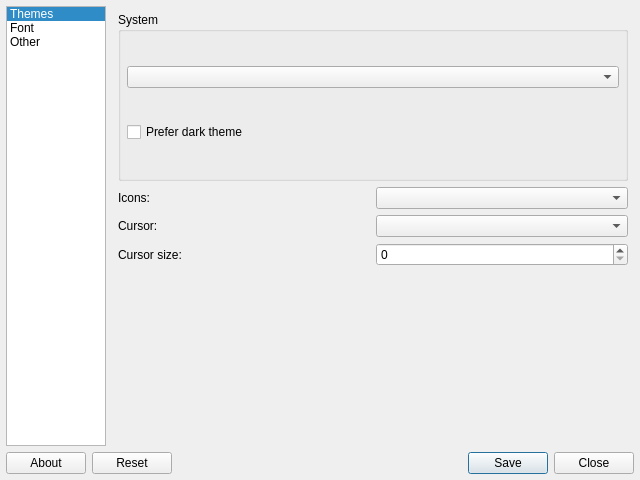
<?xml version="1.0" encoding="UTF-8"?>
<ui version="4.0">
 <class>DialogMain</class>
 <widget class="QDialog" name="DialogMain">
  <property name="geometry">
   <rect>
    <x>0</x>
    <y>0</y>
    <width>640</width>
    <height>480</height>
   </rect>
  </property>
  <layout class="QVBoxLayout" name="layout">
   <property name="leftMargin">
    <number>6</number>
   </property>
   <property name="topMargin">
    <number>6</number>
   </property>
   <property name="rightMargin">
    <number>6</number>
   </property>
   <property name="bottomMargin">
    <number>6</number>
   </property>
   <item>
    <layout class="QHBoxLayout" name="layContent">
     <property name="sizeConstraint">
      <enum>QLayout::SetDefaultConstraint</enum>
     </property>
     <item>
      <widget class="QListWidget" name="list">
       <property name="sizePolicy">
        <sizepolicy hsizetype="Preferred" vsizetype="Preferred">
         <horstretch>0</horstretch>
         <verstretch>0</verstretch>
        </sizepolicy>
       </property>
       <property name="sizeAdjustPolicy">
        <enum>QAbstractScrollArea::AdjustToContentsOnFirstShow</enum>
       </property>
       <property name="currentRow">
        <number>0</number>
       </property>
       <item>
        <property name="text">
         <string>Themes</string>
        </property>
        <property name="icon">
         <iconset theme="applications-graphics"/>
        </property>
       </item>
       <item>
        <property name="text">
         <string>Font</string>
        </property>
        <property name="icon">
         <iconset theme="preferences-desktop-font"/>
        </property>
       </item>
       <item>
        <property name="text">
         <string>Other</string>
        </property>
        <property name="icon">
         <iconset theme="preferences-desktop"/>
        </property>
       </item>
      </widget>
     </item>
     <item>
      <widget class="QStackedWidget" name="stack">
       <property name="sizePolicy">
        <sizepolicy hsizetype="Expanding" vsizetype="Preferred">
         <horstretch>0</horstretch>
         <verstretch>0</verstretch>
        </sizepolicy>
       </property>
       <property name="currentIndex">
        <number>0</number>
       </property>
       <widget class="QWidget" name="page1">
        <layout class="QGridLayout" name="layThemes">
         <property name="leftMargin">
          <number>6</number>
         </property>
         <property name="topMargin">
          <number>6</number>
         </property>
         <property name="rightMargin">
          <number>6</number>
         </property>
         <property name="bottomMargin">
          <number>6</number>
         </property>
         <item row="2" column="0">
          <widget class="QLabel" name="label_3">
           <property name="toolTip">
            <string>&lt;h3&gt;gtk-cursor-theme-name&lt;/h3&gt;
&lt;p&gt;Name of the cursor theme to use.&lt;/p&gt;
&lt;p&gt;Use NULL to use the default theme.&lt;/p&gt;
&lt;p&gt;Default value: NULL&lt;/p&gt;</string>
           </property>
           <property name="text">
            <string>Cursor:</string>
           </property>
          </widget>
         </item>
         <item row="2" column="1">
          <widget class="QComboBox" name="cbxCursorThemeName"/>
         </item>
         <item row="4" column="0" colspan="2">
          <widget class="QWidget" name="wgtPreview" native="true"/>
         </item>
         <item row="1" column="0">
          <widget class="QLabel" name="label_2">
           <property name="toolTip">
            <string>&lt;h3&gt;gtk-icon-theme-name&lt;/h3&gt;
&lt;p&gt;Name of the icon theme to use.&lt;/p&gt;
&lt;p&gt;See GtkIconTheme for details about how GTK handles icon themes.&lt;/p&gt;
&lt;p&gt;Default value: Adwaita&lt;/p&gt;</string>
           </property>
           <property name="text">
            <string>Icons:</string>
           </property>
          </widget>
         </item>
         <item row="0" column="0" colspan="2">
          <widget class="QGroupBox" name="gbxSystem">
           <property name="title">
            <string>System</string>
           </property>
           <layout class="QVBoxLayout" name="laySystem">
            <property name="leftMargin">
             <number>6</number>
            </property>
            <property name="topMargin">
             <number>6</number>
            </property>
            <property name="rightMargin">
             <number>6</number>
            </property>
            <property name="bottomMargin">
             <number>6</number>
            </property>
            <item>
             <widget class="QComboBox" name="cbxThemeName">
              <property name="sizePolicy">
               <sizepolicy hsizetype="Expanding" vsizetype="Fixed">
                <horstretch>0</horstretch>
                <verstretch>0</verstretch>
               </sizepolicy>
              </property>
              <property name="toolTip">
               <string>&lt;h3&gt;gtk-theme-name&lt;/h3&gt;
&lt;p&gt;Name of the theme to load.&lt;/p&gt;
&lt;p&gt;See GtkCssProvider for details about how GTK finds the CSS stylesheet for a theme.&lt;/p&gt;
&lt;p&gt;Default value: Default&lt;/p&gt;</string>
              </property>
             </widget>
            </item>
            <item>
             <widget class="QCheckBox" name="chkPreferDarkTheme">
              <property name="toolTip">
               <string>&lt;h3&gt;gtk-application-prefer-dark-theme&lt;/h3&gt;
&lt;p&gt;Whether the application prefers to use a dark theme.&lt;/p&gt;
&lt;p&gt;If a GTK theme includes a dark variant, it will be used instead of the configured theme.&lt;/p&gt;
&lt;p&gt;Default value: &lt;b&gt;false&lt;/b&gt;&lt;/p&gt;</string>
              </property>
              <property name="text">
               <string>Prefer dark theme</string>
              </property>
             </widget>
            </item>
           </layout>
          </widget>
         </item>
         <item row="1" column="1">
          <widget class="QComboBox" name="cbxIconThemeName"/>
         </item>
         <item row="3" column="1">
          <widget class="QSpinBox" name="sbxCursorThemeSize">
           <property name="maximum">
            <number>512</number>
           </property>
          </widget>
         </item>
         <item row="3" column="0">
          <widget class="QLabel" name="label_7">
           <property name="toolTip">
            <string>&lt;h3&gt;gtk-cursor-theme-size&lt;/h3&gt;
&lt;p&gt;The size to use for cursors.&lt;/p&gt;
&lt;p&gt;0 means to use the default size.&lt;/p&gt;
&lt;p&gt;Default value: 0&lt;/p&gt;</string>
           </property>
           <property name="text">
            <string>Cursor size:</string>
           </property>
          </widget>
         </item>
        </layout>
       </widget>
       <widget class="QWidget" name="page2">
        <layout class="QGridLayout" name="layFont">
         <property name="leftMargin">
          <number>6</number>
         </property>
         <property name="topMargin">
          <number>6</number>
         </property>
         <property name="rightMargin">
          <number>6</number>
         </property>
         <property name="bottomMargin">
          <number>6</number>
         </property>
         <item row="6" column="0">
          <widget class="QLabel" name="label_4">
           <property name="toolTip">
            <string>&lt;h3&gt;gtk-font-name&lt;/h3&gt;
&lt;p&gt;The default font to use.&lt;/p&gt;
&lt;p&gt;GTK uses the family name and size from this string.&lt;/p&gt;
&lt;p&gt;Default value. Sans 10&lt;/p&gt;</string>
           </property>
           <property name="text">
            <string>Default:</string>
           </property>
          </widget>
         </item>
         <item row="3" column="1" colspan="2">
          <widget class="QComboBox" name="cbxXftHintStyle">
           <item>
            <property name="text">
             <string/>
            </property>
           </item>
           <item>
            <property name="text">
             <string notr="true">hintnone</string>
            </property>
           </item>
           <item>
            <property name="text">
             <string notr="true">hintslight</string>
            </property>
           </item>
           <item>
            <property name="text">
             <string notr="true">hintmedium</string>
            </property>
           </item>
           <item>
            <property name="text">
             <string notr="true">hintfull</string>
            </property>
           </item>
          </widget>
         </item>
         <item row="5" column="0">
          <widget class="QLabel" name="lblResolution">
           <property name="toolTip">
            <string>&lt;h3&gt;gtk-xft-dpi&lt;/h3&gt;
&lt;p&gt;The font resolution, in 1024 * dots/inch.&lt;/p&gt;
&lt;p&gt;-1 to use the default value.&lt;/p&gt;</string>
           </property>
           <property name="text">
            <string>Resolution:</string>
           </property>
          </widget>
         </item>
         <item row="0" column="0">
          <widget class="QCheckBox" name="chkXftAntialias">
           <property name="toolTip">
            <string>&lt;h3&gt;gtk-xft-antialias&lt;/h3&gt;
&lt;p&gt;Whether to antialias fonts.&lt;/p&gt;
&lt;p&gt;The values are:&lt;/p&gt;
&lt;p&gt;0 for no, 1 for yes or -1 for the system default.&lt;/p&gt;</string>
           </property>
           <property name="text">
            <string>Enable Antialiasing</string>
           </property>
           <property name="tristate">
            <bool>true</bool>
           </property>
          </widget>
         </item>
         <item row="6" column="1" colspan="2">
          <widget class="FontButton" name="fbnDefaultFont">
           <property name="text">
            <string/>
           </property>
           <property name="autoDefault">
            <bool>false</bool>
           </property>
          </widget>
         </item>
         <item row="11" column="0" colspan="3">
          <spacer name="vspFont">
           <property name="orientation">
            <enum>Qt::Vertical</enum>
           </property>
           <property name="sizeHint" stdset="0">
            <size>
             <width>20</width>
             <height>40</height>
            </size>
           </property>
          </spacer>
         </item>
         <item row="1" column="0">
          <widget class="QCheckBox" name="chkXftHinting">
           <property name="toolTip">
            <string>&lt;h3&gt;gtk-xft-hinting&lt;/h3&gt;
&lt;p&gt;Whether to enable font hinting.&lt;/p&gt;
&lt;p&gt;The values are 0 for no, 1 for yes, or -1 for the system default.&lt;/p&gt;</string>
           </property>
           <property name="text">
            <string>Enable Hinting</string>
           </property>
           <property name="tristate">
            <bool>true</bool>
           </property>
          </widget>
         </item>
         <item row="5" column="1" colspan="2">
          <widget class="QSpinBox" name="sbxXfdDpi">
           <property name="minimum">
            <number>-1</number>
           </property>
           <property name="maximum">
            <number>100</number>
           </property>
           <property name="value">
            <number>-1</number>
           </property>
          </widget>
         </item>
         <item row="3" column="0">
          <widget class="QLabel" name="label_5">
           <property name="toolTip">
            <string>&lt;h3&gt;gtk-xft-hintstyle&lt;/h3&gt;
&lt;p&gt;What degree of font hinting to use.&lt;/p&gt;
&lt;p&gt;The possible vaues are&lt;/p&gt;
&lt;p&gt;hintnone, hintslight, hintmedium, hintfull.&lt;/p&gt;
&lt;p&gt;Default value: NULL&lt;/p&gt;</string>
           </property>
           <property name="text">
            <string>Hinting style:</string>
           </property>
          </widget>
         </item>
         <item row="2" column="0">
          <widget class="QLabel" name="label_6">
           <property name="toolTip">
            <string>&lt;h3&gt;gtk-xft-rgba&lt;/h3&gt;
&lt;p&gt;The type of subpixel antialiasing to use.&lt;/p&gt;
&lt;p&gt;The possible values are&lt;/p&gt;
&lt;p&gt;none, rgb, bgr, vrgb, vbgr.&lt;/p&gt;
&lt;p&gt;Note that GSK does not support subpixel antialiasing, and this setting has no effect on font rendering in GTK.&lt;/p&gt;
&lt;p&gt;Default value: NULL&lt;/p&gt;</string>
           </property>
           <property name="text">
            <string>Sub-pixel antialiasing:</string>
           </property>
          </widget>
         </item>
         <item row="2" column="1" colspan="2">
          <widget class="QComboBox" name="cbxXftRgba">
           <item>
            <property name="text">
             <string/>
            </property>
           </item>
           <item>
            <property name="text">
             <string notr="true">none</string>
            </property>
           </item>
           <item>
            <property name="text">
             <string notr="true">rgb</string>
            </property>
           </item>
           <item>
            <property name="text">
             <string notr="true">bgr</string>
            </property>
           </item>
           <item>
            <property name="text">
             <string notr="true">vrgb</string>
            </property>
           </item>
           <item>
            <property name="text">
             <string notr="true">vbgr</string>
            </property>
           </item>
          </widget>
         </item>
        </layout>
       </widget>
       <widget class="QWidget" name="page3">
        <layout class="QVBoxLayout" name="verticalLayout">
         <property name="leftMargin">
          <number>6</number>
         </property>
         <property name="topMargin">
          <number>6</number>
         </property>
         <property name="rightMargin">
          <number>6</number>
         </property>
         <property name="bottomMargin">
          <number>6</number>
         </property>
         <item>
          <widget class="QGroupBox" name="gbxGUI">
           <property name="title">
            <string>GUI Options</string>
           </property>
           <layout class="QGridLayout" name="layGbxGUI">
            <property name="leftMargin">
             <number>6</number>
            </property>
            <property name="topMargin">
             <number>6</number>
            </property>
            <property name="rightMargin">
             <number>6</number>
            </property>
            <property name="bottomMargin">
             <number>6</number>
            </property>
            <item row="0" column="0" colspan="2">
             <widget class="QCheckBox" name="chkOverlayScrolling">
              <property name="toolTip">
               <string>&lt;h3&gt;gtk-overlay-scrolling&lt;/h3&gt;
&lt;p&gt;Whether scrolled windows may use overlaid scrolling indicators.&lt;/p&gt;
&lt;p&gt;If this is set to &lt;b&gt;false&lt;/b&gt;, scrolled windows will have permanent scrollbars.&lt;/p&gt;
&lt;p&gt;Default value: &lt;b&gt;true&lt;/b&gt;&lt;/p&gt;</string>
              </property>
              <property name="text">
               <string>Enable overlay scrolling</string>
              </property>
             </widget>
            </item>
            <item row="1" column="0" colspan="2">
             <widget class="QCheckBox" name="chkWarpSlider">
              <property name="toolTip">
               <string>&lt;h3&gt;gtk-primary-button-warps-slider&lt;/h3&gt;
&lt;p&gt;If the value of this setting is &lt;b&gt;true&lt;/b&gt;, clicking the primary button in a &lt;b&gt;GtkRange&lt;/b&gt; trough will move the slider, and hence set the range’s value, to the point that you clicked.&lt;/p&gt;
&lt;p&gt;If it is &lt;b&gt;false&lt;/b&gt;, a primary click will cause the slider/value to move by the range’s page-size towards the point clicked.&lt;/p&gt;
&lt;p&gt;Whichever action you choose for the primary button, the other action will be available by holding &lt;b&gt;Shift&lt;/b&gt; and primary-clicking, or clicking the middle mouse button.&lt;/p&gt;
&lt;p&gt;Default value: &lt;b&gt;true&lt;/b&gt;&lt;/p&gt;</string>
              </property>
              <property name="text">
               <string>Primary button warps slider</string>
              </property>
             </widget>
            </item>
           </layout>
          </widget>
         </item>
         <item>
          <widget class="QGroupBox" name="gbxSound">
           <property name="title">
            <string>Sound effect</string>
           </property>
           <layout class="QVBoxLayout" name="layGbxSound">
            <property name="leftMargin">
             <number>6</number>
            </property>
            <property name="topMargin">
             <number>6</number>
            </property>
            <property name="rightMargin">
             <number>6</number>
            </property>
            <property name="bottomMargin">
             <number>6</number>
            </property>
            <item>
             <widget class="QCheckBox" name="chkEnableEventSounds">
              <property name="toolTip">
               <string>&lt;h3&gt;gtk-enable-event-sounds&lt;/h3&gt;
&lt;p&gt;Whether to play any event sounds at all.&lt;/p&gt;
&lt;p&gt;See the Sound Theme Specifications for more information on event sounds and sound themes.&lt;/p&gt;
&lt;p&gt;GTK itself does not support event sounds, you have to use a loadable module like the one that comes with libcanberra.&lt;/p&gt;
&lt;p&gt;Default value: &lt;b&gt;true&lt;/b&gt;&lt;/p&gt;</string>
              </property>
              <property name="text">
               <string>Play event sounds</string>
              </property>
             </widget>
            </item>
            <item>
             <widget class="QCheckBox" name="chkEnableInputFeedbackSounds">
              <property name="toolTip">
               <string>&lt;h3&gt;gtk-enable-input-feedback-sounds&lt;/h3&gt;
&lt;p&gt;Whether to play event sounds as feedback to user input.&lt;/p&gt;
&lt;p&gt;See the Sound Theme Specifications for more information on event sounds and sound themes.&lt;/p&gt;
&lt;p&gt;GTK itself does not support event sounds, you have to use a loadable module like the one that comes with libcanberra.&lt;/p&gt;
&lt;p&gt;Default value: &lt;b&gt;true&lt;/b&gt;&lt;/p&gt;</string>
              </property>
              <property name="text">
               <string>Play event sounds as feedback to user input</string>
              </property>
             </widget>
            </item>
           </layout>
          </widget>
         </item>
         <item>
          <widget class="QGroupBox" name="gbxEnableRecentFiles">
           <property name="toolTip">
            <string>&lt;h3&gt;gtk-recent-files-enabled&lt;/h3&gt;
&lt;p&gt;Whether GTK should keep track of items inside the recently used resources list.&lt;/p&gt;
&lt;p&gt;If set to &lt;b&gt;false&lt;/b&gt;, the list will always be empty.&lt;/p&gt;
&lt;p&gt;Default value: &lt;b&gt;true&lt;/b&gt;&lt;/p&gt;</string>
           </property>
           <property name="title">
            <string>Recent files</string>
           </property>
           <property name="checkable">
            <bool>true</bool>
           </property>
           <property name="checked">
            <bool>false</bool>
           </property>
           <layout class="QFormLayout" name="formLayout">
            <item row="0" column="0">
             <widget class="QLabel" name="label">
              <property name="toolTip">
               <string>&lt;h3&gt;gtk-recent-files-max-age&lt;/h3&gt;
&lt;p&gt;The maximum age, in days, of the items inside the recently used resources list.&lt;/p&gt;
&lt;p&gt;Items older than this setting will be excised from the list.&lt;/p&gt;
&lt;p&gt;If set to 0, the list will always be empty; if set to -1, no item will be removed.&lt;/p&gt;
&lt;p&gt;Default value: 30&lt;/p&gt;</string>
              </property>
              <property name="text">
               <string>Max age:</string>
              </property>
             </widget>
            </item>
            <item row="0" column="1">
             <widget class="QSpinBox" name="sbxRecentFilesMaxAge">
              <property name="toolTip">
               <string/>
              </property>
              <property name="minimum">
               <number>-1</number>
              </property>
             </widget>
            </item>
           </layout>
          </widget>
         </item>
         <item>
          <spacer name="vspOther">
           <property name="orientation">
            <enum>Qt::Vertical</enum>
           </property>
           <property name="sizeHint" stdset="0">
            <size>
             <width>20</width>
             <height>40</height>
            </size>
           </property>
          </spacer>
         </item>
        </layout>
       </widget>
      </widget>
     </item>
    </layout>
   </item>
   <item>
    <layout class="QHBoxLayout" name="LayButtons">
     <item>
      <widget class="QPushButton" name="pbnAbout">
       <property name="text">
        <string>About</string>
       </property>
       <property name="icon">
        <iconset theme="help-about"/>
       </property>
       <property name="autoDefault">
        <bool>false</bool>
       </property>
      </widget>
     </item>
     <item>
      <widget class="QDialogButtonBox" name="buttonBox">
       <property name="orientation">
        <enum>Qt::Horizontal</enum>
       </property>
       <property name="standardButtons">
        <set>QDialogButtonBox::Close|QDialogButtonBox::Reset|QDialogButtonBox::Save</set>
       </property>
      </widget>
     </item>
    </layout>
   </item>
  </layout>
 </widget>
 <customwidgets>
  <customwidget>
   <class>FontButton</class>
   <extends>QPushButton</extends>
   <header>src/FontButton.hpp</header>
  </customwidget>
 </customwidgets>
 <resources/>
 <connections>
  <connection>
   <sender>buttonBox</sender>
   <signal>rejected()</signal>
   <receiver>DialogMain</receiver>
   <slot>reject()</slot>
   <hints>
    <hint type="sourcelabel">
     <x>316</x>
     <y>260</y>
    </hint>
    <hint type="destinationlabel">
     <x>286</x>
     <y>274</y>
    </hint>
   </hints>
  </connection>
  <connection>
   <sender>list</sender>
   <signal>currentRowChanged(int)</signal>
   <receiver>stack</receiver>
   <slot>setCurrentIndex(int)</slot>
   <hints>
    <hint type="sourcelabel">
     <x>63</x>
     <y>220</y>
    </hint>
    <hint type="destinationlabel">
     <x>379</x>
     <y>220</y>
    </hint>
   </hints>
  </connection>
 </connections>
</ui>
